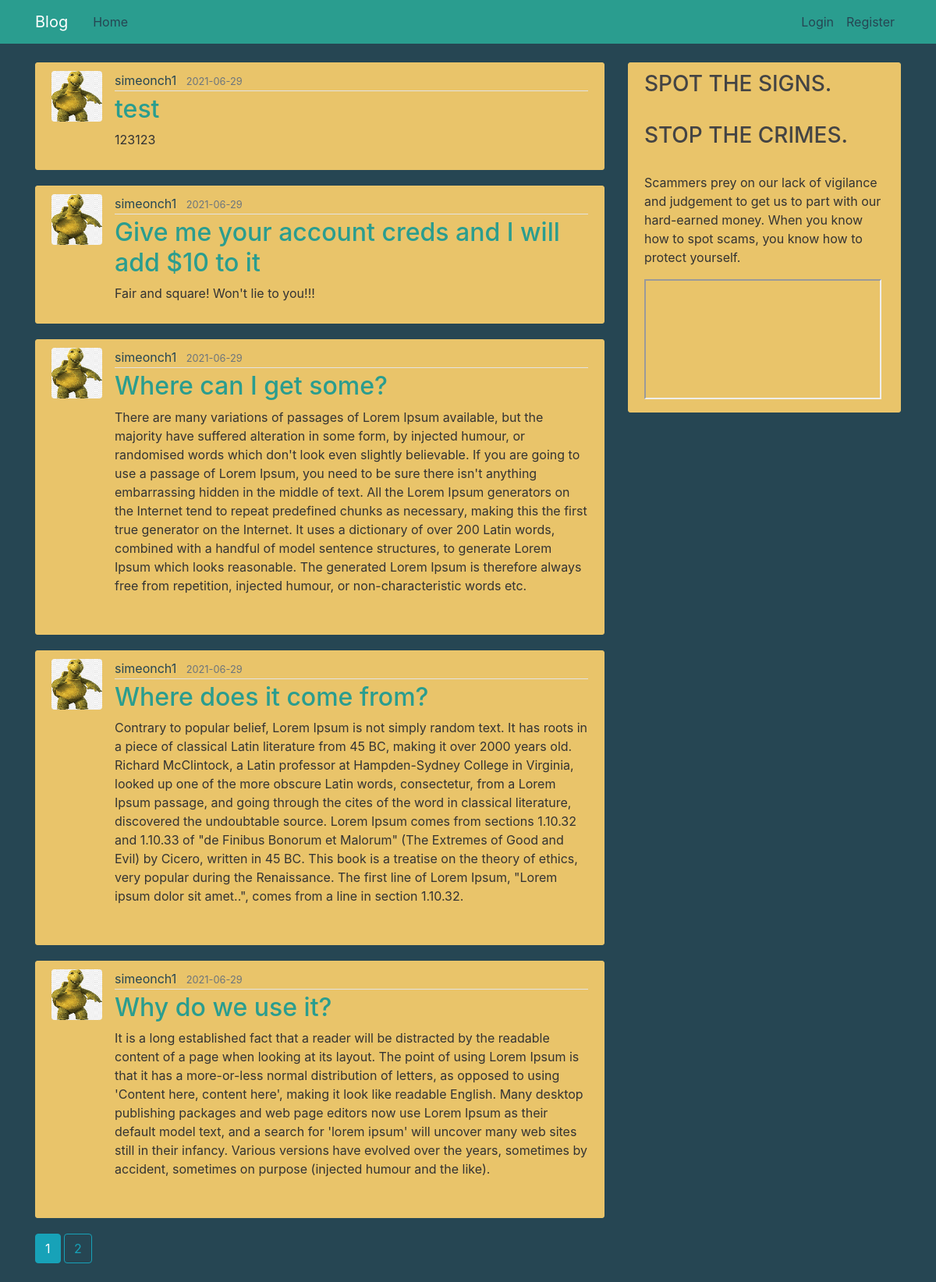
The page /home on the database its author committed.
### flaskblog/models.py (models this page shows, shortened)
class Post(db.Model):
    id = db.Column(db.Integer, primary_key=True)
    title = db.Column(db.String(100), nullable=False)
    date_posted = db.Column(db.DateTime, nullable=False, default=datetime.utcnow)
    content = db.Column(db.Text, nullable=False)
    user_id = db.Column(db.Integer, db.ForeignKey('user.id'), nullable=False)

class User(db.Model, UserMixin):
    id = db.Column(db.Integer, primary_key=True)
    username = db.Column(db.String(20), unique=True, nullable=False)
    email = db.Column(db.String(120), unique=True, nullable=False)
    image_file = db.Column(db.String(20), nullable=False, default='default.jpg')
    password = db.Column(db.String(60), nullable=False)
    posts = db.relationship('Post', backref='author', lazy=True)

### flaskblog/routes.py (the view)
@app.route("/")
@app.route("/home")
def home():
    page = request.args.get('page', 1, type=int)
    posts = Post.query.order_by(Post.date_posted.desc()).paginate(page=page, per_page=5)
    return render_template('home.html', posts=posts)

### flaskblog/templates/home.html
{% extends "layout.html" %}
{% block content %}
    {% for post in posts.items %}
        <article class="media content-section">
          <img class="rounded article-img" src="{{ url_for('static', filename='profile_pics/' + post.author.image_file) }}">
          <div class="media-body">
            <div class="article-metadata">
              <a class="mr-2" href="{{ url_for('user_posts', username=post.author.username) }}" style="color: #264653;">{{ post.author.username }}</a>
              <small class="text-muted">{{ post.date_posted.strftime('%Y-%m-%d') }}</small>
            </div>
            <h2><a class="article-title" href="{{ url_for('post', post_id=post.id) }}">{{ post.title }}</a></h2>
            <p class="article-content">{{ post.content }}</p>
          </div>
        </article>
    {% endfor %}
    {% for page_num in posts.iter_pages(left_edge=1, right_edge=1, left_current=1, right_current=2) %}
      {% if page_num %}
        {% if posts.page == page_num %}
          <a class="btn btn-info mb-4" href="{{ url_for('home', page=page_num) }}">{{ page_num }}</a>
        {% else %}
          <a class="btn btn-outline-info mb-4" href="{{ url_for('home', page=page_num) }}">{{ page_num }}</a>
        {% endif %}
      {% else %}
        ...
      {% endif %}
    {% endfor %}
{% endblock content %}

### flaskblog/templates/layout.html (shortened to what this page needs)
<!DOCTYPE html>
<html>
<head>
    <link rel="stylesheet" href="https://maxcdn.bootstrapcdn.com/bootstrap/4.0.0/css/bootstrap.min.css">
    <link rel="stylesheet" type="text/css" href="{{ url_for('static', filename='main.css') }}">
</head>
<body>
    <header class="site-header">
      <nav class="navbar navbar-expand-md navbar-dark bg-steel fixed-top">
        <div class="container">
          <a class="navbar-brand mr-4" href="/">Blog</a>
          <div class="collapse navbar-collapse" id="navbarToggle">
            <div class="navbar-nav mr-auto">
              <a class="nav-item nav-link" href="{{ url_for('home') }}">Home</a>
            </div>
            <div class="navbar-nav">
              {% if current_user.is_authenticated %}
                <a class="nav-item nav-link" href="{{ url_for('new_post') }}">New Post</a>
                <a class="nav-item nav-link" href="{{ url_for('account') }}">Account</a>
                <a class="nav-item nav-link" href="{{ url_for('logout') }}">Logout</a>
              {% else %}
                <a class="nav-item nav-link" href="{{ url_for('login') }}">Login</a>
                <a class="nav-item nav-link" href="{{ url_for('register') }}">Register</a>
              {% endif %}
            </div>
          </div>
        </div>
      </nav>
    </header>
    <main role="main" class="container">
      <div class="row">
        <div class="col-md-8">
          {% block content %}{% endblock %}
        </div>
        <div class="col-md-4">
          <div class="content-section">
            <h3>SPOT THE SIGNS.</h3><br>
            <h3>STOP THE CRIMES.</h3><br>
              Scammers prey on our lack of vigilance and judgement to get us to part with our hard-earned money. When you know how to spot scams, you know how to protect yourself.
            <iframe src="https://www.youtube.com/embed/pDRENEiVEtQ"></iframe>
          </div>
        </div>
      </div>
    </main>
</body>
</html>

### flaskblog/static/main.css (style rules this page uses)
body { background: #264653; color: #333333; margin-top: 5rem; }
h1, h2, h3, h4, h5, h6 { color: #444444; }
.bg-steel { background-color: #2a9d8f; }
.site-header .navbar-nav .nav-link { color: #264653; }
.content-section { background: #e9c46a; padding: 10px 20px; border: 1px solid #e9c46a; border-radius: 3px; margin-bottom: 20px; }
.article-title { color: #2a9d8f; }
.article-content { white-space: pre-line; }
.article-img { height: 65px; width: 65px; margin-right: 16px; }
.article-metadata { padding-bottom: 1px; margin-bottom: 4px; border-bottom: 1px solid #e3e3e3 }

### rows shown on the page
Post: image_file (picture), author.username "simeonch1", date_posted "2021-06-29", title "test", content "123123"
Post: image_file (picture), author.username "simeonch1", date_posted "2021-06-29", title "Give me your account creds and I will add $10 to it", content "Fair and square! Won't lie to you!!!"
Post: image_file (picture), author.username "simeonch1", date_posted "2021-06-29", title "Where can I get some?", content "There are many variations of passages of Lorem Ipsum available, but the majority have suffered alteration in some form, by injected humour, or randomised words which don't look even slightly believable. If you are going to use a passage of Lorem Ipsum, you need to be sure there isn't anything embarrassing hidden in the middle of text. All the Lorem Ipsum generators on the Internet tend to repeat predefined chunks as necessary, making this the first true generator on the Internet. It uses a dictionary of over 200 Latin words, combined with a handful of model sentence structures, to generate Lorem Ipsum which looks reasonable. The generated Lorem Ipsum is therefore always free from…"
Post: image_file (picture), author.username "simeonch1", date_posted "2021-06-29", title "Where does it come from?", content "Contrary to popular belief, Lorem Ipsum is not simply random text. It has roots in a piece of classical Latin literature from 45 BC, making it over 2000 years old. Richard McClintock, a Latin professor at Hampden-Sydney College in Virginia, looked up one of the more obscure Latin words, consectetur, from a Lorem Ipsum passage, and going through the cites of the word in classical literature, discovered the undoubtable source. Lorem Ipsum comes from sections 1.10.32 and 1.10.33 of \"de Finibus Bonorum et Malorum\" (The Extremes of Good and Evil) by Cicero, written in 45 BC. This book is a treatise on the theory of ethics, very popular during the Renaissance. The first line of Lorem Ipsum,…"
Post: image_file (picture), author.username "simeonch1", date_posted "2021-06-29", title "Why do we use it?", content "It is a long established fact that a reader will be distracted by the readable content of a page when looking at its layout. The point of using Lorem Ipsum is that it has a more-or-less normal distribution of letters, as opposed to using 'Content here, content here', making it look like readable English. Many desktop publishing packages and web page editors now use Lorem Ipsum as their default model text, and a search for 'lorem ipsum' will uncover many web sites still in their infancy. Various versions have evolved over the years, sometimes by accident, sometimes on purpose (injected humour and the like)."

### other values the page prints
{{ page_num }} "1"
{{ page_num }} "2"
